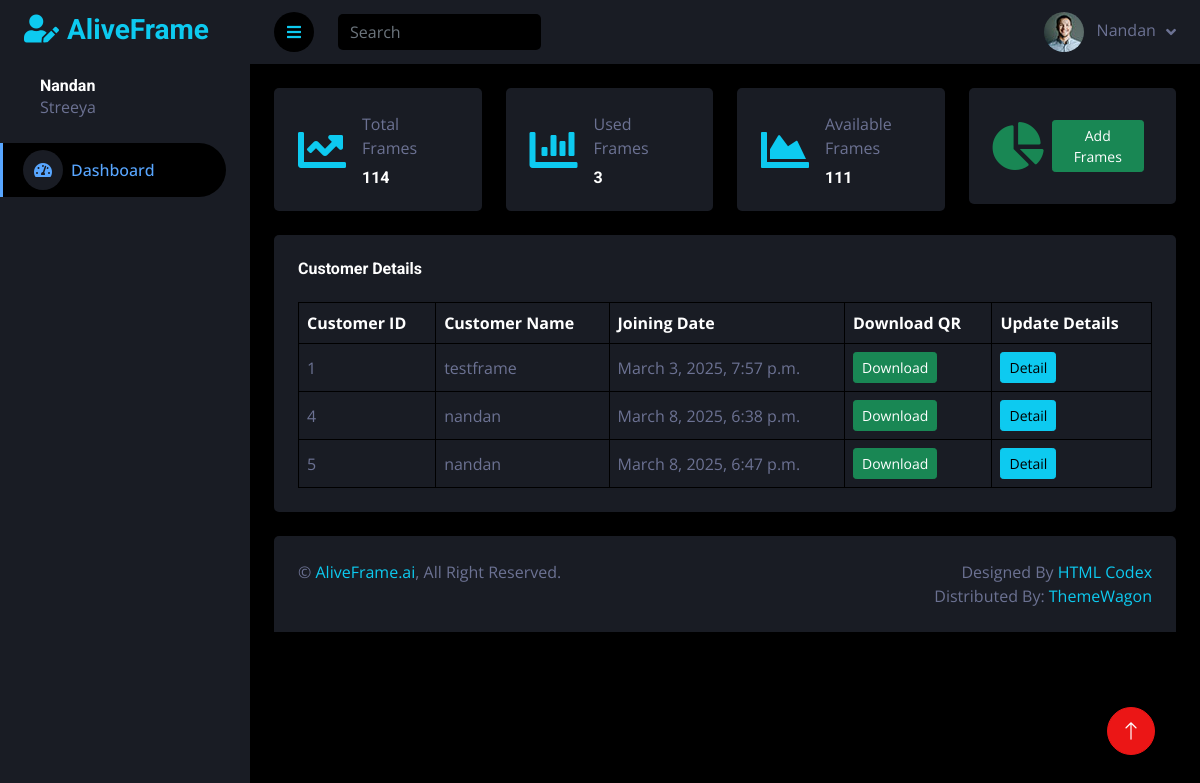
Before: /dashboard (signed in) with the older database file.
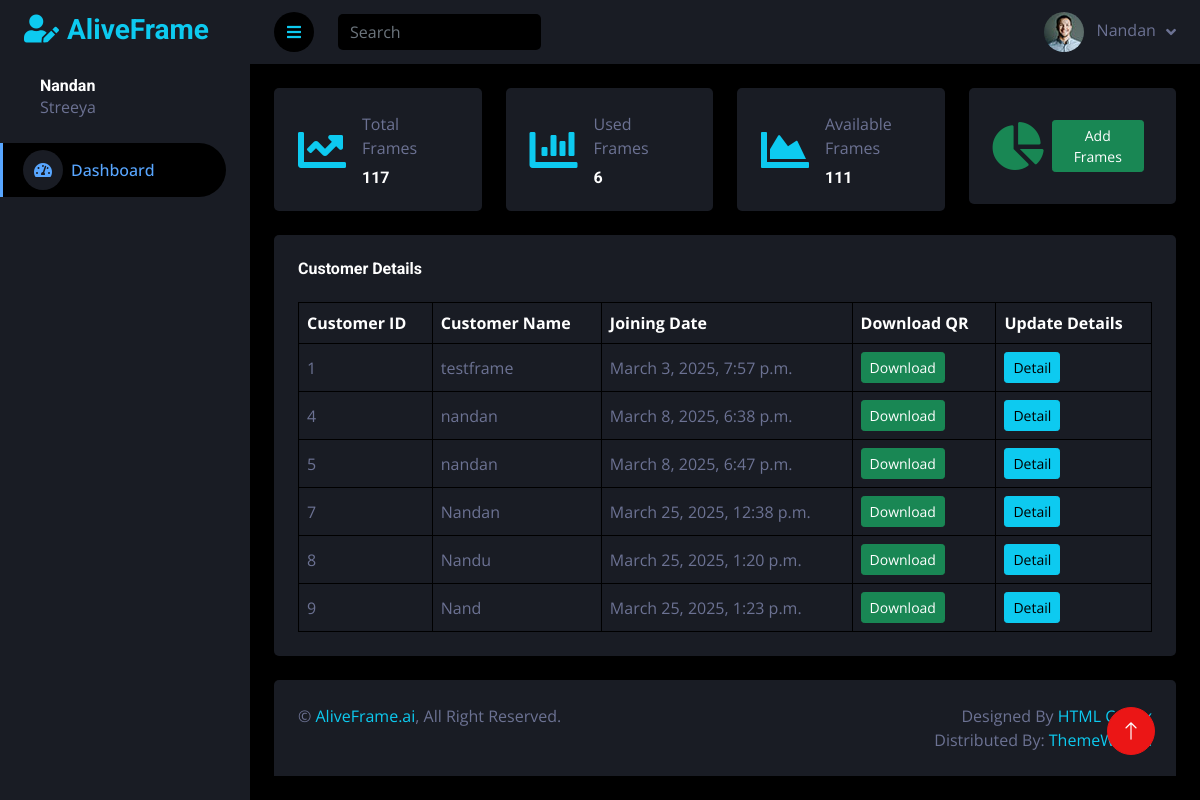
After: the same page with the newer database file.
### framechanger/models.py (models this page shows, shortened)
class ClientInfo(models.Model):
    user = models.ForeignKey(User, on_delete=models.CASCADE)
    joined_date = models.DateTimeField(default=datetime.now, blank=True)
    name = models.CharField(max_length=255)
    business_name = models.CharField(max_length=255)
    email = models.EmailField(max_length = 254)
    pin_code = models.CharField(max_length=6)
    address = models.TextField()
    contact = models.CharField(max_length=15)
    city = models.CharField(max_length=20)
    state = models.CharField(max_length=20)
    country = models.CharField(max_length=20)

class FrameUserInfo(models.Model):
    date = models.DateTimeField(default=datetime.now, blank=True)
    name = models.CharField(max_length=255)
    address = models.TextField()
    email = models.EmailField(max_length = 254)
    contact = models.CharField(max_length=15)
    pin_code = models.CharField(max_length=6)
    city = models.CharField(max_length=20)
    state = models.CharField(max_length=20)
    country = models.CharField(max_length=20)
    client_id = models.ForeignKey(ClientInfo, on_delete=models.CASCADE, related_name='client')

### framechanger/views.py (the view)
# urls.py: path('dashboard', views.user_dashboard, name='dashboard'),
@login_required
def user_dashboard(request):
    try:
        user = request.user
        logger.info(f"Accessing dashboard for user: {user.username} (ID: {user.id})")
        client = ClientInfo.objects.filter(user=user).first()
        if not client:
            logger.warning(f"No ClientInfo found for user: {user.username}")
            return JsonResponse({"error": "Client information not found."}, status=404)
        frame_users = FrameUserInfo.objects.filter(client_id=client)
        frame_count = FrameCount.objects.filter(client_id=client).first()
        left_frames = frame_count.frame_count if frame_count else 0
        used_frames = frame_users.count()
        total_frames = left_frames + used_frames
        context = {
            "client": client,
            "frame_users": frame_users,
            "frame_count": frame_count,
            "left_frames": left_frames,
            "used_frames": used_frames,
            "total_frames": total_frames
        }
        return render(request, "user_dashboard.html", context)
    except Exception as e:
        logger.exception("Error occurred while loading user dashboard")
        return JsonResponse({"error": "An internal server error occurred."}, status=500)

### templates/user_dashboard.html (shortened to what this page needs)
<!DOCTYPE html>
<html lang="en">
<head>
    {% load static %}
    <link href="https://cdnjs.cloudflare.com/ajax/libs/font-awesome/5.10.0/css/all.min.css" rel="stylesheet">
    <link href="https://cdn.jsdelivr.net/npm/bootstrap-icons@1.4.1/font/bootstrap-icons.css" rel="stylesheet">
    <link href="{% static 'lib/owlcarousel/assets/owl.carousel.min.css' %}" rel="stylesheet">
    <link href="{% static 'lib/tempusdominus/css/tempusdominus-bootstrap-4.min.css' %}" rel="stylesheet" />
    <link href="{% static 'css/bootstrap.min.css' %}" rel="stylesheet">
    <link href="{% static 'css/style.css' %}" rel="stylesheet">
</head>
<body>
    <div class="container-fluid position-relative d-flex p-0">
        <div class="sidebar pe-4 pb-3">
            <nav class="navbar bg-secondary navbar-dark">
                <a onclick="window.location.href ='/'" class="navbar-brand mx-4 mb-3">
                    <h3 class="text-info"><i class="fa fa-user-edit me-2"></i>AliveFrame</h3>
                </a>
                <div class="d-flex align-items-center ms-4 mb-4">
                    <div class="ms-3">
                        <h6 class="mb-0">{{client.name}}</h6>
                        <span>{{client.business_name}}</span>
                    </div>
                </div>
                <div class="navbar-nav w-100">
                    <a onclick="window.location.href ='/'" class="nav-item nav-link active"><i class="fa fa-tachometer-alt me-2"></i>Dashboard</a>
                </div>
            </nav>
        </div>
        <div class="content">
            <nav class="navbar navbar-expand bg-secondary navbar-dark sticky-top px-4 py-0">
                <a href="#" class="sidebar-toggler flex-shrink-0 text-info">
                    <i class="fa fa-bars"></i>
                </a>
                <form class="d-none d-md-flex ms-4">
                    <input class="form-control bg-dark border-0" type="search" placeholder="Search">
                </form>
                <div class="navbar-nav align-items-center ms-auto">
                    <div class="nav-item dropdown">
                        <a href="#" class="nav-link dropdown-toggle" data-bs-toggle="dropdown">
                            <img class="rounded-circle me-lg-2" src="img/user.jpg" alt="" style="width: 40px; height: 40px;">
                            <span class="d-none d-lg-inline-flex">{{client.name}}</span>
                        </a>
                    </div>
                </div>
            </nav>
            <div class="container-fluid pt-4 px-4">
                <div class="row g-4">
                    <div class="col-sm-6 col-xl-3">
                        <div class="bg-secondary rounded d-flex align-items-center justify-content-between p-4">
                            <i class="fa fa-chart-line fa-3x text-info"></i>
                            <div class="ms-3">
                                <p class="mb-2">Total Frames</p>
                                <h6 class="mb-0">{{total_frames}}</h6>
                            </div>
                        </div>
                    </div>
                    <div class="col-sm-6 col-xl-3">
                        <div class="bg-secondary rounded d-flex align-items-center justify-content-between p-4">
                            <i class="fa fa-chart-bar fa-3x text-info"></i>
                            <div class="ms-3">
                                <p class="mb-2">Used Frames</p>
                                <h6 class="mb-0">{{used_frames}}</h6>
                            </div>
                        </div>
                    </div>
                    <div class="col-sm-6 col-xl-3">
                        <div class="bg-secondary rounded d-flex align-items-center justify-content-between p-4">
                            <i class="fa fa-chart-area fa-3x text-info"></i>
                            <div class="ms-3">
                                <p class="mb-2">Available Frames</p>
                                <h6 class="mb-0">{{left_frames}}</h6>
                            </div>
                        </div>
                    </div>
                    <div class="col-sm-6 col-xl-3">
                        <div class="bg-secondary rounded d-flex align-items-center justify-content-between p-4">
                            <i class="fa fa-chart-pie fa-3x text-success"></i>
                                <button type="button" class="btn btn-sm btn-success m-2" onclick="window.location.href ='/add-frame/{{client.id}}'">Add Frames</button>
                        </div>
                    </div>
                </div>
            </div>
            <div class="container-fluid pt-4 px-4">
                <div class="bg-secondary text-center rounded p-4">
                    <div class="d-flex align-items-center justify-content-between mb-4">
                        <h6 class="mb-0">Customer Details</h6>
                    </div>
                    <div class="table-responsive">
                        <table class="table text-start align-middle table-bordered table-hover mb-0">
                            <thead>
                                <tr class="text-white">
                                    <th scope="col">Customer ID</th>
                                    <th scope="col">Customer Name</th>
                                    <th scope="col">Joining Date</th>
                                    <th scope="col">Download QR</th>
                                    <th scope="col">Update Details</th>
                                </tr>
                            </thead>
                            <tbody>
                                {% for ele in frame_users %}
                                <tr>
                                    <td>{{ele.id}}</td>
                                    <td>{{ele.name}}</td>
                                    <td>{{ele.date}}</td>
                                    <td><a class="btn btn-sm btn-success" onclick="window.location.href ='/qr/{{ele.id}}'">Download</a></td>
                                    <td><a class="btn btn-sm btn-info" onclick="window.location.href ='/customer-data/{{ele.id}}'">Detail</a></td>
                                </tr>
                                {% endfor %}
                            </tbody>
                        </table>
                    </div>
                </div>
            </div>
            <div class="container-fluid pt-4 px-4">
                <div class="bg-secondary rounded-top p-4 ">
                    <div class="row">
                        <div class="col-12 col-sm-6 text-center text-sm-start">
                            &copy; <a href="#" class="text-info">AliveFrame.ai</a>, All Right Reserved.
                        </div>
                        <div class="col-12 col-sm-6 text-center text-sm-end">
                            Designed By <a href="https://htmlcodex.com" class="text-info">HTML Codex</a>
                            <br>Distributed By: <a href="https://themewagon.com" target="_blank" class="text-info">ThemeWagon</a>
                        </div>
                    </div>
                </div>
            </div>
        </div>
        <a href="#" class="btn btn-lg btn-primary btn-lg-square back-to-top"><i class="bi bi-arrow-up"></i></a>
    </div>
</body>
</html>

### static/css/style.css (style rules this page uses)
:root { --primary: #58a6ff; --secondary: #191C24; --light: #6C7293; --dark: #000000; }
.back-to-top { position: fixed; display: none; right: 45px; bottom: 45px; z-index: 99; }
.btn { transition: .5s; }
.btn-lg-square { width: 48px; height: 48px; }
.btn-square, .btn-sm-square, .btn-lg-square { padding: 0; display: inline-flex; align-items: center; justify-content: center; font-weight: normal; border-radius: 50px; }
.sidebar { position: fixed; top: 0; left: 0; bottom: 0; width: 250px; height: 100vh; overflow-y: auto; background: var(--secondary); transition: 0.5s; z-index: 999; }
.content { margin-left: 250px; min-height: 100vh; background: var(--dark); transition: 0.5s; }
@media (min-width: 992px) { .sidebar { margin-left: 0; } }
@media (min-width: 992px) { .content { width: calc(100% - 250px); } }
.sidebar .navbar .navbar-nav .nav-link { padding: 7px 20px; color: var(--light); font-weight: 500; border-left: 3px solid var(--secondary); border-radius: 0 30px 30px 0; outline: none; }
.sidebar .navbar .navbar-nav .nav-link:hover, .sidebar .navbar .navbar-nav .nav-link.active { color: var(--primary); background: var(--dark); border-color: var(--primary); }
.sidebar .navbar .navbar-nav .nav-link i { width: 40px; height: 40px; display: inline-flex; align-items: center; justify-content: center; background: var(--dark); border-radius: 40px; }
.sidebar .navbar .navbar-nav .nav-link:hover i, .sidebar .navbar .navbar-nav .nav-link.active i { background: var(--secondary); }
.content .navbar .navbar-nav .nav-link { margin-left: 25px; padding: 12px 0; color: var(--light); outline: none; }
.content .navbar .sidebar-toggler, .content .navbar .navbar-nav .nav-link i { width: 40px; height: 40px; display: inline-flex; align-items: center; justify-content: center; background: var(--dark); border-radius: 40px; }
.content .navbar .dropdown-toggle::after { margin-left: 6px; vertical-align: middle; border: none; content: "\f107"; font-family: "Font Awesome 5 Free"; font-weight: 900; transition: .5s; }

Changed rows visible on the page:
added FrameUserInfo: id "7", name "Nandan", date "March 25, 2025, 12:38 p.m."
added FrameUserInfo: id "8", name "Nandu", date "March 25, 2025, 1:20 p.m."
added FrameUserInfo: id "9", name "Nand", date "March 25, 2025, 1:23 p.m."
Other visible differences:
{{ total_frames }}: "114" → "117"
{{ used_frames }}: "3" → "6"
